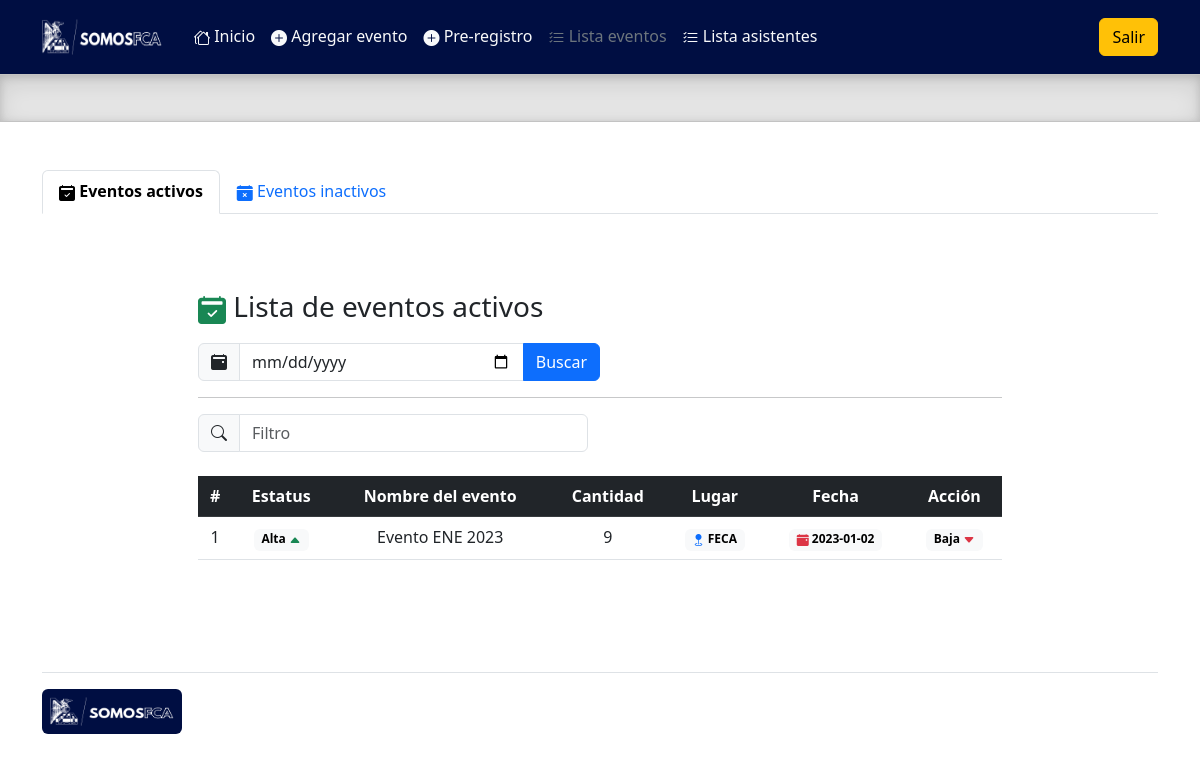
Page /admin/lista_eventos.php on the earlier database version.
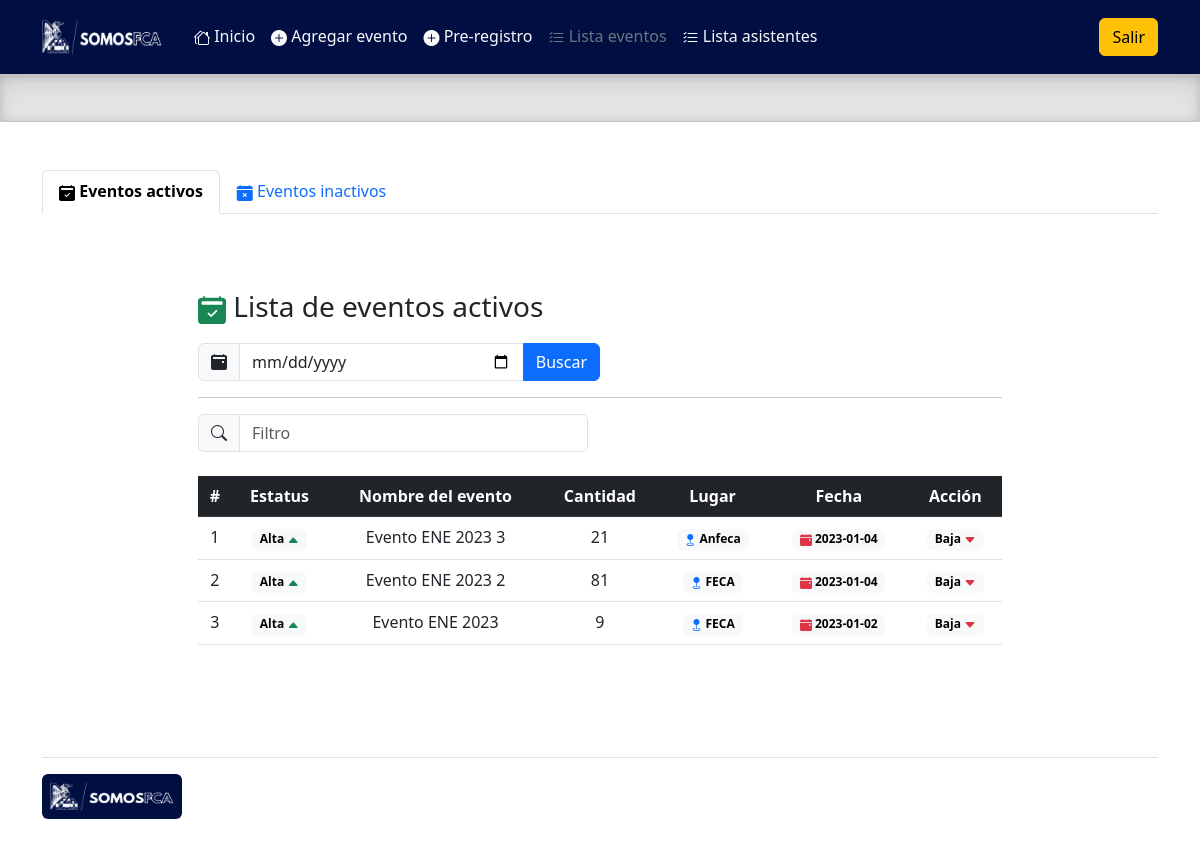
Same page on the later database version.
### tables this page shows
CREATE TABLE `eventos` (
  `id` int(11) NOT NULL,
  `nombre` varchar(100) NOT NULL,
  `capacidad` int(11) NOT NULL,
  `fecha` date NOT NULL,
  `lugar` varchar(50) NOT NULL,
  `activo` int(11) DEFAULT NULL
);

### admin/query/query_eventos.php (called while the page is built, shortened)
<?php
include('prcd/qc.php');
    if(isset($_POST['fecha'])){
        $fechaBusqueda = $_POST['fecha'];
        $annio = substr($fechaBusqueda, 0, 4);
        $mes = substr($fechaBusqueda, 5, 2);
        $sqlBusqueda = "SELECT * FROM eventos WHERE YEAR(fecha) = $annio
        AND MONTH(fecha)  = $mes AND activo = 1 ORDER BY id DESC";
        $resultadoEvento = $conn->query($sqlBusqueda);
    }
    else{
        $queryEventos = "SELECT * FROM eventos WHERE YEAR(fecha) = YEAR(CURRENT_DATE())
        AND MONTH(fecha) = MONTH(CURRENT_DATE()) AND activo = 1 ORDER BY id DESC";
        $resultadoEvento = $conn->query($queryEventos);
    }
?>

### admin/lista_eventos.php (the view, shortened to what this page needs)
<!doctype html>
<html lang="en">
  <head>
    <link rel="stylesheet" href="https://cdn.jsdelivr.net/npm/bootstrap-icons@1.10.2/font/bootstrap-icons.css">
    <link href="../assets/dist/css/bootstrap.min.css" rel="stylesheet">
    <link href="headers.css" rel="stylesheet">
  </head>
  <body>
<main class="mb-0">
  <header class="p-3" style="background-color:#000e42;">
    <div class="container">
      <div class="d-flex flex-wrap align-items-center justify-content-center justify-content-lg-start">
        <a href="/" class="d-flex align-items-center mb-2 mb-lg-0 text-white text-decoration-none">
          <img src="../assets/brand/img/logo.png" width="120" height="36" role="img" alt="">
        </a>
        <ul class="nav col-12 col-lg-auto me-lg-auto mb-2 ms-4 justify-content-center mb-md-0">
          <li><a href="index.php" class="nav-link px-2 text-light"><i class="bi bi-houses"></i> Inicio</a></li>
          <li><a href="alta_eventos.php" class="nav-link px-2 text-light"><i class="bi bi-plus-circle-fill"></i> Agregar evento</a></li>
          <li><a href="alta_asistentes.php" class="nav-link px-2 text-light"><i class="bi bi-plus-circle-fill"></i> Pre-registro</a></li>
          <li><a href="#" class="nav-link px-2 text-secondary"><i class="bi bi-list-check"></i> Lista eventos</a></li>
          <li><a href="lista_asistentes.php" class="nav-link px-2 text-light"><i class="bi bi-list-check"></i> Lista asistentes</a></li>
        </ul>
        <div class="text-end">
          <button type="button" class="btn btn-warning">Salir</button>
        </div>
      </div>
    </div>
  </header>
  <div class="b-example-divider">
  </div>
  <div class="container mt-5">
    <ul class="nav nav-tabs">
      <li class="nav-item">
        <a class="nav-link active" aria-current="page" href="#"><i class="bi bi-calendar2-check-fill"></i> <strong>Eventos activos</strong></a>
      </li>
      <li class="nav-item">
        <a class="nav-link" href="lista_eventos_baja.php"><i class="bi bi-calendar-x-fill"></i> Eventos inactivos</a>
      </li>
    </ul>
  </div>
  <div class="container-fluid w-75 h-100 mt-1 mb-5 p-5">
    <h3 class="mt-4 mb-3 text-dark"><i class="bi bi-calendar2-check-fill text-success"></i> Lista de eventos activos</h3>
        <form action="lista_eventos.php" method="POST">
        <div class="input-group mb-3 w-50">
          <span class="input-group-text" id="basic-addon1"><i class="bi bi-calendar2-event-fill"></i></span>
          <input type="date" class="form-control" aria-describedby="basic-addon1" name="fecha">
          <button class="btn btn-primary" type="sumbit">Buscar</button>
        </div>
        </form>
        <hr>
        <div class="row">
            <div class="col">
                <div class="input-group mb-4 w-100">
                    <span class="input-group-text" id="basic-addon1"><i class="bi bi-search"></i></span>
                    <input type="text" class="form-control" placeholder="Filtro" aria-label="Filtro" aria-describedby="basic-addon1" id="myInput">
                </div>
            </div>
            <div class="col text-end">
            </div>
        </div>
    <table class="table table-hover text-center">
        <thead class="table-dark">
            <tr>
            <th scope="col">#</th>
            <th scope="col">Estatus</th>
            <th scope="col">Nombre del evento</th>
            <th scope="col">Cantidad</th>
            <th scope="col">Lugar</th>
            <th scope="col">Fecha</th>
            <th scope="col">Acción</th>
            </tr>
        </thead>
        <tbody id="myTable">
        <?
        include ('query/query_eventos.php');
        $filas_resultado = $resultadoEvento->num_rows;
        if($filas_resultado >= 1 ){
        $x = 0;
        while($rowEvento = $resultadoEvento->fetch_assoc()){
          $x++;
          echo'
          <tr>
            <td>'.$x.'</td>
            <td class=""><span class="badge text-bg-light">Alta <i class="bi bi-caret-up-fill text-success"></i></span></td>
            <td>'.$rowEvento['nombre'].'</td>
            <td>'.$rowEvento['capacidad'].'</td>
            <td><span class="badge text-bg-light"><i class="bi bi-geo-fill text-primary"></i> '.$rowEvento['lugar'].'</span></td>
            <td><span class="badge text-bg-light"><i class="bi bi-calendar-event-fill text-danger"></i> '.$rowEvento['fecha'].'</span></td>
            <td class=""><span class="badge text-bg-light">Baja <i class="bi bi-caret-down-fill text-danger"></i></span></td>
          </tr>
          ';
        }
      }
      else{
        echo'
      <script>
      alert("No hay eventos registrados en las fechas solicitadas");
      </script>
      ';
      }
        ?>
        </tbody>
    </table>
</main>
<div class="container">
  <footer class="d-flex flex-wrap justify-content-between align-items-center py-3 my-4 border-top">
      <p class="col-md-12 mb-0 text-muted"><a href="/" class="col-md-4 d-flex mb-md-0 me-md-auto link-dark text-decoration-none">
                <img src="../assets/brand/img/logo.png" width="140" height="45" role="img" alt="" class="p-2 rounded" style="background-color:#000e42">
            </a></p>
    </footer>
  </div>
  </body>
</html>

### admin/lista_eventos.php (style rules this page uses)
.b-example-divider { height: 3rem; background-color: rgba(0, 0, 0, .1); border: solid rgba(0, 0, 0, .15); border-width: 1px 0; box-shadow: inset 0 .5em 1.5em rgba(0, 0, 0, .1), inset 0 .125em .5em rgba(0, 0, 0, .15); }
.bi { vertical-align: -.125em; fill: currentColor; }

Differences in the rows shown:
added eventos: nombre "Evento ENE 2023 3", capacidad "21", lugar "Anfeca", fecha "2023-01-04"
added eventos: nombre "Evento ENE 2023 2", capacidad "81", lugar "FECA", fecha "2023-01-04"
